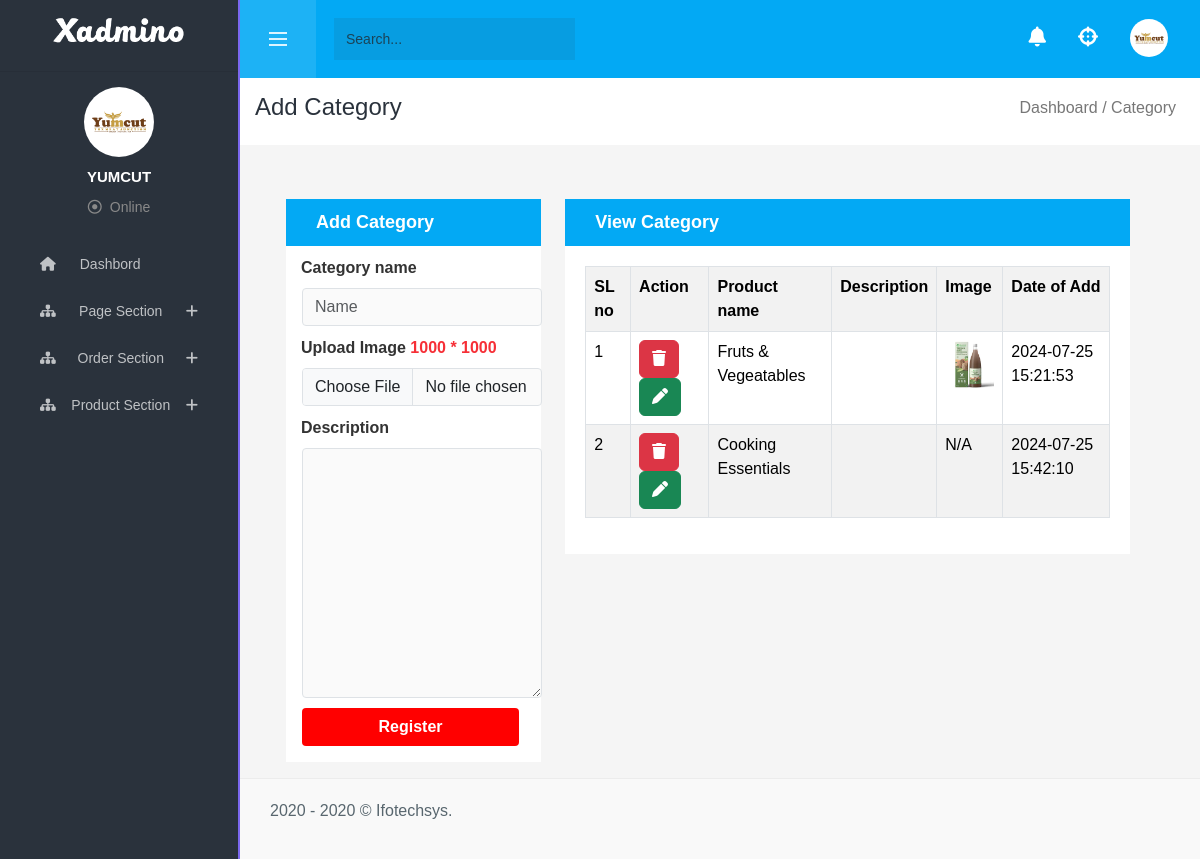
/admin_pannel/catagory.php (signed in), run on the app's committed database.
### tables this page shows
CREATE TABLE IF NOT EXISTS `product_category` (
  `pc_id` int NOT NULL AUTO_INCREMENT,
  `pc_slug` varchar(255) NOT NULL,
  `pc_name` varchar(255) NOT NULL,
  `pc_image` varchar(255) NOT NULL,
  `description` longtext NOT NULL,
  `create_at` datetime NOT NULL DEFAULT CURRENT_TIMESTAMP,
  `update_at` datetime DEFAULT NULL,
  PRIMARY KEY (`pc_id`)
);

### admin_pannel/catagory.php (the view)
<?php
        include 'include/header.php';
        include 'config.php';
  ?>
    <div class="dashboard d-flex justify-content-between align-items-center pe-4">
                    <div class="h4">Add Category</div>
                    <div class="dsbrdLite h6">Dashboard / Category</div>
                </div>
                <div class="p-3 pt-4">
                    <div class="row order">
             <?php
                if (!empty($_REQUEST['edit'])) {
                    $edit_id = mysqli_real_escape_string($db, $_REQUEST['edit']);
                    $edit = $db->query("SELECT * FROM `product_category` WHERE pc_id = '$edit_id'");
                    $edit_value = $edit->fetch_object();
                    $pc_name = $edit_value->pc_name;
                    $description = $edit_value->description;
                }else{
                    $pc_name = '';
                    $description = '';
                }
            ?>
    <div class="category row">
        <div class="add-category col-md-4">
            <div class="add-cate-head">
                <p class="heading1">Add Category</p>
            </div>
            <div class="add-cate-head2">
                <form action="action/manage_catagory.php" method="post" enctype="multipart/form-data">
                  <div class="form-group">
                      <label for="input" class="lb-1" style="color:#333333;">Category name</label>
                      <input type="text" id="input" name="pc_name" value="<?=$pc_name;?>" placeholder="Name"  class=" form-control ms-3 mt-2  category-input-file-text">
                  </div>
                  <div class="form-group">
                      <label for="file" class="lb-1" style="color:#333333;">Upload Image <span class="header-content22">1000 * 1000</span> </label>
                      <input type="file" id="file" name="pc_image" value="" accept="image/*"  class=" form-control ms-3 mt-2  category-input-file-text">
                  </div>
                  <div>
                      <label for="input" class="lb-1" style="color:#333333;">Description</label>
                      <br>
                      <textarea rows="#" cols="#" name="description" class="form-control  ms-3 mt-2  category-input-file-text category-text"><?=$description;?></textarea>
                  </div>
                  <div>
                    <?php
                        if (!empty($_REQUEST['edit'])) {
                    ?>
                            <input type="hidden" name="pc_id" value="<?=$_REQUEST['edit'];?>">
                            <button type="submit" value="update" name="submit" class="btn lb-1 categorysubmit mb-3 ms-3">Update</button>
                            <?php
                    }else{
                            ?>
                            <button type="submit" value="register" name="submit" class="btn lb-1 categorysubmit mb-3 ms-3">Register</button>
                            <?php
                            }
                        ?>
                  </div>
             </form>
          </div>
      </div>
       <div class="col-md-8">
          <div class="view-category">
          <p class="heading2">View Category</p>
          </div>
          <div class="viewcategory-table">
              <table class="table table-bordered table-striped">
                  <tr>
                      <th>SL no</th>
                      <th>Action</th>
                      <th>Product name</th>
                      <th>Description</th>
                      <th>Image</th>
                      <th>Date of Add</th>
                  </tr>
                    <?php
                        $data = $db->query("SELECT * FROM `product_category`");
                        if ($data->num_rows == 0) {
                            echo 'No Data Found';
                        }else {
                                $sl = 0;
        					while($value = $data->fetch_object()){
        						$sl++;
                     ?>
                <tr>
                    <td><?=$sl;?></td>
                    <td>
                        <div>
                            <a href="action/manage_catagory.php?submit=delete&pc_id=<?=$value->pc_id;?>" class="btn btn-danger">
                            <i class="fa-solid fa-trash"></i></a>
                            <a href="?edit=<?=$value->pc_id;?>" class="btn btn-success"> <i class="fa-solid fa-pen"></i>   </a>
                        </div>
                     </td>
                    <td><?=$value->pc_name;?></td>
                    <td><?=$value->description;?></td>
                    <td>
                         <?php
                                if (empty($value->pc_image)){
                                    echo 'N/A';
                                }else{
                           ?>
                                <img src="image_storage/<?=$value->pc_image?>" class="img-fluid" width="55" alt="">
                            <?php } ?>
                    </td>
                    <td><?=$value->create_at;?></td>
                </tr>
                <?php } } ?>
              </table>
          </div>
      </div>
     </div>
       </div>
        </div>
     <?php
        include 'include/footer.php';
     ?>

### admin_pannel/dashboard.css (style rules this page uses)
:root { --primaryColor: #7b68ee; --secondaryColor: #ff2770; --primaryTextColor: #dcf4ff; --secondaryTextColor: #c3b8ff; --bg: #292c30; --nav: #2e3440; --darkNavBg: #27292d; }
* { margin: 0; padding: 0; box-sizing: border-box; scrollbar-width: thin; scroll-behavior: smooth; scrollbar-color: var(--primaryColor) var(--nav); list-style-type: none; text-decoration: none; }
body { width: 100%; height: 100vh; background-color: #F5F5F5; color: var(--primaryTextColor); font-family: "Poppins", sans-serif; height: 100vh; -webkit-font-smoothing: antialiased; }
button, input, select, textarea { -webkit-appearance: none; -moz-appearance: none; appearance: none; outline: none; border-radius: 0; }
.dashboard { background-color: #fff; color: #2a323c; font-weight: 500; font-size: 18px; padding: 15px; }
.dsbrdLite { color: #777; }
.add-cate-head { margin: 30px 0 0 30px; background-color: #03A9F4; color: #fff; padding: 10px 30px 10px 30px; }
.heading1 { margin-bottom: 0; font-size: 18px; font-weight: 600; }
.add-cate-head2 { background-color: #fff; margin: 0 0 0 30px; }
.lb-1 { margin:10px 0 0 15px; font-weight: 700; width: 217px !important; }
.header-content22 { color: #F62F37 !important; }
.category-input-file-text { width: 94%; background-color: #FAFAFA; border-radius: 4px; }
.category-text { height: 250px; }
.categorysubmit { background-color: red; border-radius: 4px; color: white; }
.view-category { margin: 30px 30px 0 0px; background-color: #03A9F4; color: #fff; padding: 10px 70px 10px 30px; }
.heading2 { margin-bottom: 0; font-size: 18px; font-weight: 600; }
.viewcategory-table { margin-right: 30px; background-color: #fff; padding: 20px 20px 20px 20px; }

### data on the page
product_category: pc_name "Fruts & Vegeatables", pc_image (picture), create_at "2024-07-25 15:21:53"
product_category: pc_name "Cooking Essentials", shows "N/A", create_at "2024-07-25 15:42:10"
